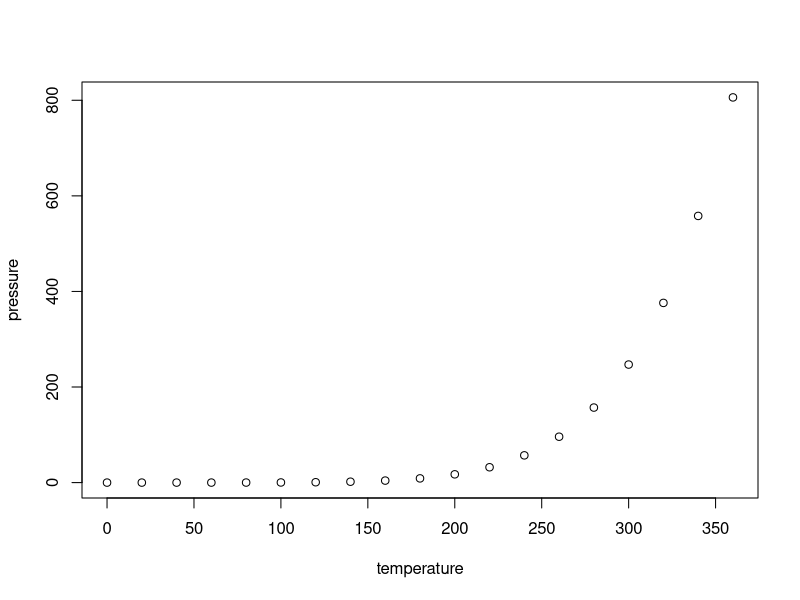
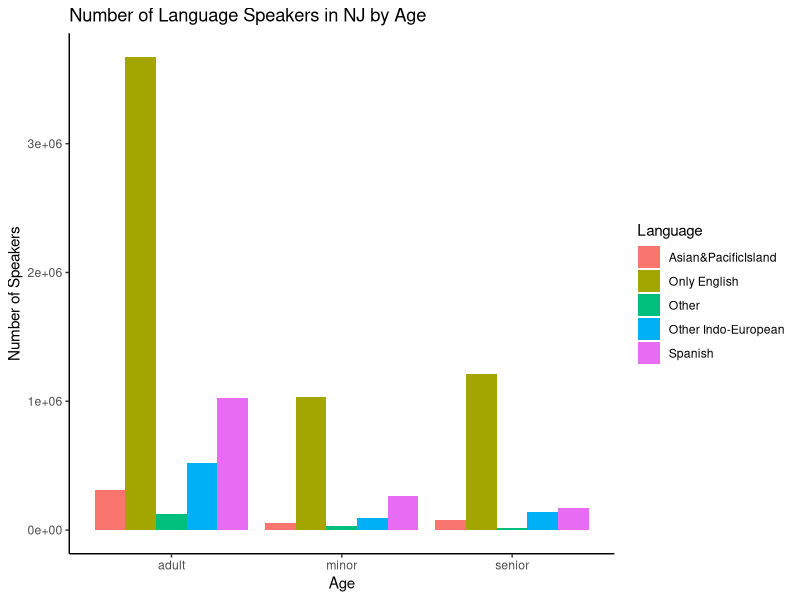
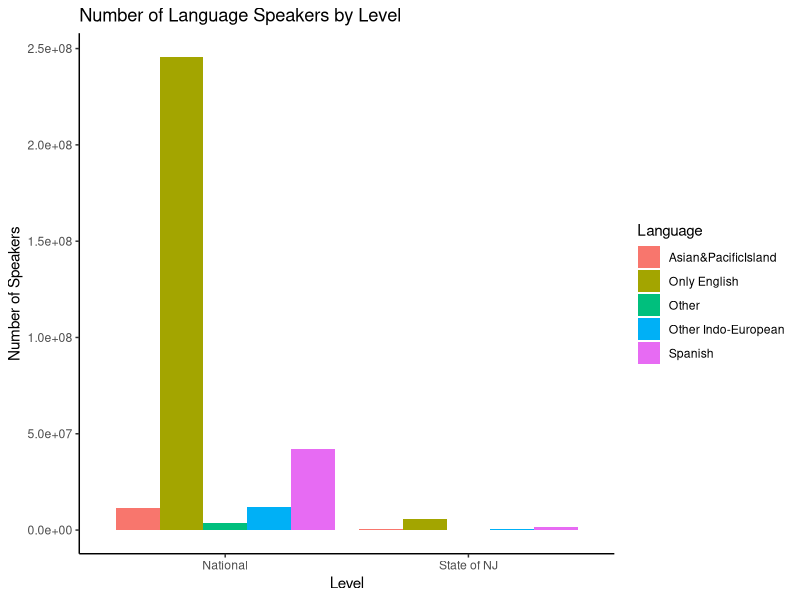

The R source for these figures, in order:
## ---- chunk 1
knitr::opts_chunk$set(echo = TRUE)
## ---- chunk 2
plot(pressure)
## ---- chunk 3
library(tidyverse)
library(ggplot2)
library(dplyr)

ACS_data <- read_csv("data/real_app_data_csv.csv")
ACS_data2 <- read_csv("data/2nd-app-dataset_csv.csv")

ggplot(data = ACS_data, mapping = aes(x = Age, y = Speakers, fill = Language)) + geom_col(position = "dodge") + theme_classic() + labs(title = "Number of Language Speakers in NJ by Age", x = "Age", y = "Number of Speakers")
# With this particular plot, the data about age will be filtered based on the user's input.

ggplot(data = ACS_data2, mapping = aes(x = Level, y = Speakers, fill = Language)) + geom_col(position = "dodge") + theme_classic() + labs(title = "Number of Language Speakers by Level", x = "Level", y = "Number of Speakers")

# In the app, this particular plot will involve data about the level (national vs state) based on the user's input.
